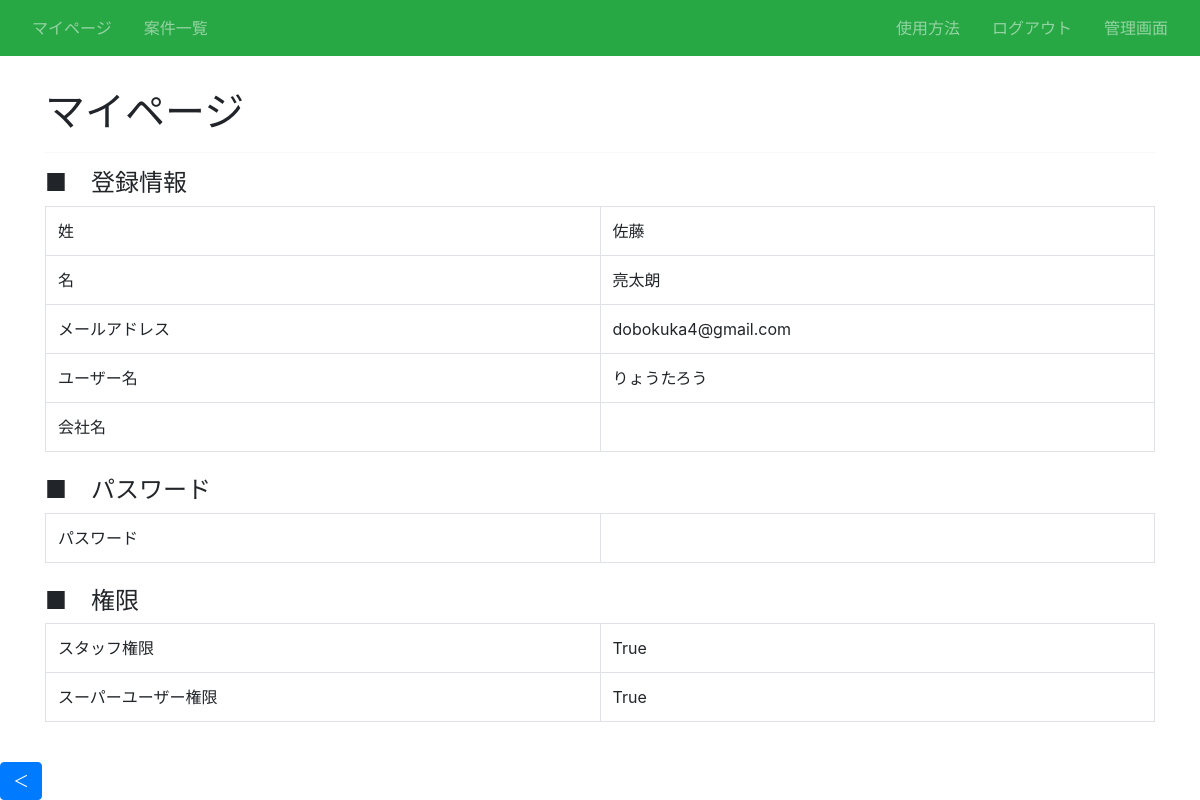
Page /accounts/my_page/1/ (signed in) on the committed database.
### accounts/models.py (models this page shows)
class CustomUser(AbstractUser):
    username = models.CharField(
        max_length=150,
        unique=True, # ユニーク制約(重複禁止)を設定
        validators=[username_validator], # カスタムバリデータを追加
        error_messages={
            'unique': "このユーザー名はすでに使用されています。",
        },
    )
    first_name = models.CharField(max_length=30)
    last_name = models.CharField(max_length=30)
    email = models.EmailField(unique=True)
    company = models.ForeignKey(Company, on_delete=models.SET_NULL, null=True, blank=True)
    groups = models.ManyToManyField(
        'auth.Group',
        related_name='accounts_customuser_set',
        blank=True,
        help_text='The groups this user belongs to.'
    )
    user_permissions = models.ManyToManyField(
        'auth.Permission',
        related_name='accounts_customuser_set',
        blank=True,
        help_text='Specific permissions for this user.'
    )

### accounts/views.py (the view)
# urls.py: path('my_page/<int:pk>/', views.MyPage.as_view(), name='my_page_detail'), # マイページの詳細
class MyPage(LoginRequiredMixin, OnlyYouMixin, generic.DetailView):
    model = CustomUser
    template_name = 'accounts/my_page.html'
    context_object_name = 'user'  # 明示的にユーザーオブジェクトを 'user' として使用

### accounts/views.py (called while the page is built)
    def test_func(self): # 今ログインしてるユーザーのpkと、そのマイページのpkが同じなら許可
        user = self.request.user # ログインしているユーザーを取得
        return user.pk == self.kwargs['pk'] # ログインしているユーザーのpkがURLに含まれるpkと一致するかチェック

### accounts/templates/accounts/my_page.html
{% extends 'base.html' %}
{% block content %}
<div class="container">
  <h1>マイページ</h1>
  <hr>
  <div class="row">
    <div class="col"><h4>■　登録情報</h4></div>
  </div>
  <table class="table table-bordered">
    <tbody>
      <tr>
        <td style="width: 50%;">姓</td>
        <td style="width: 50%;">{{ user.last_name }}</td>
      </tr>
      <tr>
        <td>名</td>
        <td>{{ user.first_name }}</td>
      </tr>
      <tr>
        <td>メールアドレス</td>
        <td>{{ user.email }}</td>
      </tr>
      <tr>
        <td>ユーザー名</td>
        <td>{{ user.username }}</td>
      </tr>
      <tr>
        <td>会社名</td>
        <td>{{ user.company_name }}</td>
      </tr>
    </tbody>
  </table>
  <div class="row mt-4">
    <div class="col"><h4>■　パスワード</h4></div>
  </div>
  <table class="table table-bordered">
    <tbody>
      <tr>
        <td style="width: 50%;">パスワード</td>
        <td style="width: 50%;">{{ user.password1 }}</td>
      </tr>
    </tbody>
  </table>
  <div class="row mt-4">
    <div class="col"><h4>■　権限</h4></div>
  </div>
  <table class="table table-bordered">
    <tbody>
      {% if user.is_staff %}
      <tr>
        <td style="width: 50%;">スタッフ権限</td>
        <td style="width: 50%;">{{ user.is_staff }}</td>
      </tr>
      {% endif %}
      {% if user.is_superuser %}
      <tr>
        <td>スーパーユーザー権限</td>
        <td>{{ user.is_superuser }}</td>
      </tr>
      {% endif %}
    </tbody>
  </table>
</div>
{% endblock %}

### rows in the picture
CustomUser: last_name "佐藤", first_name "亮太朗", email "dobokuka4@gmail.com", username "りょうたろう", is_staff "True", is_superuser "True"
